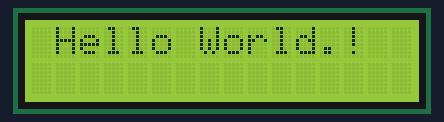
A sketch run on a simulated Arduino Uno, built with avr-gcc and run on an emulated ATmega328P. Shown: 16×2 character LCD.

Above: at 0.1 s.
At 5.1 s:
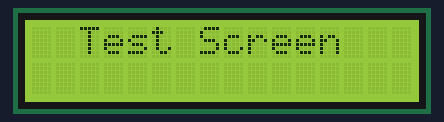

Measured:
- what the display in image 1 shows lasts 5.0 s, from 5.1 s to 10.1 s

The sketch:

lcd_i2c.ino
```cpp
#include <Wire.h>
#include <LiquidCrystal_I2C.h>

LiquidCrystal_I2C lcd(0x27, 16, 2); // set the LCD address to 0x27 for a 16 chars and 2 line display

void setup()
{
  lcd.init();         // initialize the lcd
  lcd.backlight();    // Turn on the LCD screen backlight
}

void loop()
{
  lcd.setCursor(1, 0);
  lcd.print("Hello World.!");
  delay(5000);
  lcd.clear();

  lcd.setCursor(2, 0);
  lcd.print("Test Screen");
  delay(5000);
  lcd.clear();
}
```
